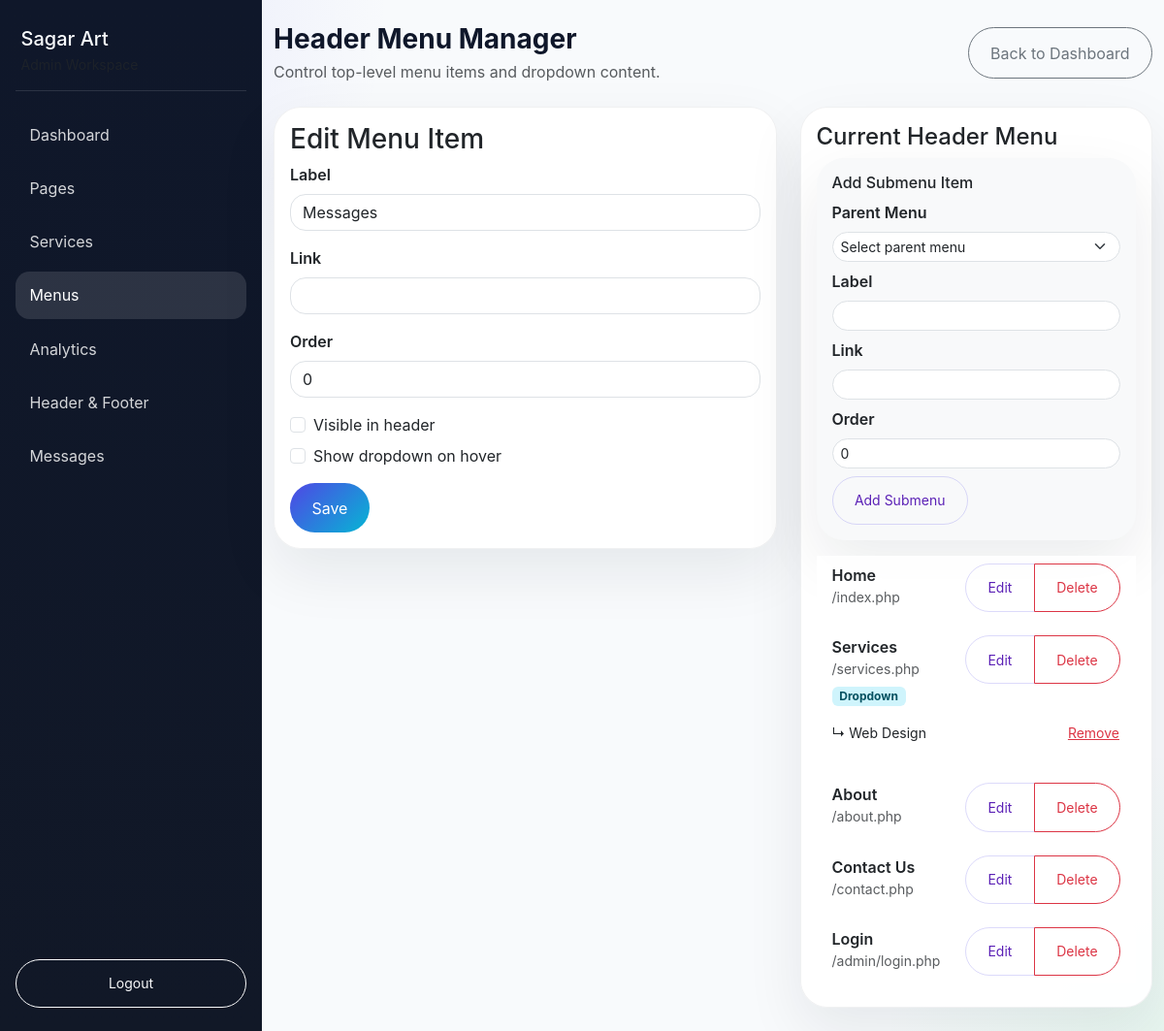
The app's page /admin/menu_form.php?id=1 (signed in) with its own data.
### tables this page shows
CREATE TABLE `menu_items` (
  `id` int(11) NOT NULL,
  `label` varchar(255) NOT NULL,
  `link` varchar(255) NOT NULL,
  `menu_order` int(11) NOT NULL DEFAULT 0,
  `is_active` tinyint(1) NOT NULL DEFAULT 1,
  `has_dropdown` tinyint(1) NOT NULL DEFAULT 0
);

CREATE TABLE `menu_children` (
  `id` int(11) NOT NULL,
  `parent_id` int(11) NOT NULL,
  `label` varchar(255) NOT NULL,
  `link` varchar(255) NOT NULL,
  `menu_order` int(11) NOT NULL DEFAULT 0,
  `is_active` tinyint(1) NOT NULL DEFAULT 1
);

### admin/menu_form.php (the view, shortened to what this page needs)
<?php
require '../includes/config.php';
$menuId = isset($_GET['id']) ? (int)$_GET['id'] : 0;
$item = null;
if ($menuId) {
    $stmt = $conn->prepare('SELECT id, label, link, menu_order, is_active, has_dropdown FROM menu_items WHERE id = ? LIMIT 1');
    $stmt->bind_param('i', $menuId);
    $stmt->execute();
    $item = $stmt->get_result()->fetch_assoc();
}
$items = $conn->query('SELECT id, label, link, menu_order, is_active, has_dropdown FROM menu_items ORDER BY menu_order ASC, id ASC');
?>
<!DOCTYPE html>
<html lang="en">
<head>
  <link href="https://cdn.jsdelivr.net/npm/bootstrap@5.3.3/dist/css/bootstrap.min.css" rel="stylesheet">
  <link rel="stylesheet" href="../assets/css/style.css">
</head>
<body class="admin-shell">
  <div class="admin-layout">
    <?php include 'includes/sidebar.php'; ?>
    <main class="admin-main">
      <div class="container-fluid py-4">
        <div class="d-flex justify-content-between align-items-center mb-4">
          <div>
            <h3 class="fw-bold mb-1">Header Menu Manager</h3>
            <p class="text-muted mb-0">Control top-level menu items and dropdown content.</p>
          </div>
          <a href="dashboard.php" class="btn btn-outline-secondary">Back to Dashboard</a>
        </div>
        <div class="row g-4">
          <div class="col-lg-7">
            <div class="card admin-card">
              <div class="card-body">
                <h3><?php echo $menuId ? 'Edit Menu Item' : 'Add Menu Item'; ?></h3>
                <form method="post">
                  <div class="mb-3">
                    <label class="form-label">Label</label>
                    <input type="text" name="label" class="form-control" value="<?php echo htmlspecialchars($item['label'] ?? ''); ?>" required>
                  </div>
                  <div class="mb-3">
                    <label class="form-label">Link</label>
                    <input type="text" name="link" class="form-control" value="<?php echo htmlspecialchars($item['link'] ?? ''); ?>" required>
                  </div>
                  <div class="mb-3">
                    <label class="form-label">Order</label>
                    <input type="number" name="menu_order" class="form-control" value="<?php echo (int)($item['menu_order'] ?? 0); ?>">
                  </div>
                  <div class="form-check mb-2">
                    <input class="form-check-input" type="checkbox" name="is_active" value="1" <?php echo (!empty($item['is_active']) ? 'checked' : ''); ?>>
                    <label class="form-check-label">Visible in header</label>
                  </div>
                  <div class="form-check mb-3">
                    <input class="form-check-input" type="checkbox" name="has_dropdown" value="1" <?php echo (!empty($item['has_dropdown']) ? 'checked' : ''); ?>>
                    <label class="form-check-label">Show dropdown on hover</label>
                  </div>
                  <button type="submit" class="btn btn-primary">Save</button>
                </form>
              </div>
            </div>
          </div>
          <div class="col-lg-5">
            <div class="card admin-card">
              <div class="card-body">
                <h4>Current Header Menu</h4>
                <div class="card border-0 bg-light mb-3">
                  <div class="card-body">
                    <h6 class="card-title">Add Submenu Item</h6>
                    <form method="post">
                      <div class="mb-2">
                        <label class="form-label">Parent Menu</label>
                        <select name="child_parent_id" class="form-select form-select-sm" required>
                          <option value="">Select parent menu</option>
                        </select>
                      </div>
                      <div class="mb-2">
                        <label class="form-label">Label</label>
                        <input type="text" name="child_label" class="form-control form-control-sm" required>
                      </div>
                      <div class="mb-2">
                        <label class="form-label">Link</label>
                        <input type="text" name="child_link" class="form-control form-control-sm" required>
                      </div>
                      <div class="mb-2">
                        <label class="form-label">Order</label>
                        <input type="number" name="child_order" class="form-control form-control-sm" value="0">
                      </div>
                      <button type="submit" class="btn btn-sm btn-outline-primary">Add Submenu</button>
                    </form>
                  </div>
                </div>
                <ul class="list-group list-group-flush">
                  <?php while ($row = $items->fetch_assoc()): ?>
                    <li class="list-group-item">
                      <div class="d-flex justify-content-between align-items-start gap-2">
                        <div>
                          <div class="fw-semibold"><?php echo htmlspecialchars($row['label']); ?></div>
                          <div class="small text-muted"><?php echo htmlspecialchars($row['link']); ?></div>
                          <?php if (!empty($row['has_dropdown'])): ?><span class="badge bg-info-subtle text-info-emphasis mt-2">Dropdown</span><?php endif; ?>
                        </div>
                        <div class="btn-group btn-group-sm">
                          <a href="menu_form.php?id=<?php echo (int)$row['id']; ?>" class="btn btn-outline-primary">Edit</a>
                          <a href="menu_form.php?delete=<?php echo (int)$row['id']; ?>" class="btn btn-outline-danger" onclick="return confirm('Delete this menu item?');">Delete</a>
                        </div>
                      </div>
                      <?php
                      $childRows = $conn->query('SELECT id, label, link FROM menu_children WHERE parent_id = ' . (int)$row['id'] . ' AND is_active = 1 ORDER BY menu_order ASC, id ASC');
                      if ($childRows && $childRows->num_rows > 0):
                      ?>
                        <ul class="list-group list-group-flush mt-2">
                          <?php while ($childRow = $childRows->fetch_assoc()): ?>
                            <li class="list-group-item px-0 py-2 d-flex justify-content-between align-items-center">
                              <span class="small">↳ <?php echo htmlspecialchars($childRow['label']); ?></span>
                              <a href="menu_form.php?child_delete=<?php echo (int)$childRow['id']; ?>" class="btn btn-link btn-sm p-0 text-danger" onclick="return confirm('Remove this submenu item?');">Remove</a>
                            </li>
                          <?php endwhile; ?>
                        </ul>
                      <?php endif; ?>
                    </li>
                  <?php endwhile; ?>
                </ul>
              </div>
            </div>
          </div>
        </div>
      </div>
    </main>
  </div>
</body>
</html>

### assets/css/style.css (style rules this page uses)
:root { --bg-base: #f9fbff; --bg-surface: rgba(255, 255, 255, 0.95); --text-base: #0f172a; --text-muted: #475569; --accent-strong: #5b21b6; --accent-soft: #3b82f6; --accent-fade: #a78bfa; --shadow-soft: 0 24px 60px rgba(15, 23, 42, 0.08); }
* { box-sizing: border-box; }
body { margin: 0; font-family: 'Inter', 'Segoe UI', Arial, sans-serif; background: radial-gradient(circle at top left, rgba(59, 130, 246, 0.12), transparent 28%), radial-gradient(circle at bottom right, rgba(139, 92, 246, 0.14), transparent 22%), var(--bg-base); color: var(--text-base); }
a { color: inherit; }
.card, .admin-card, .footer-card { border: 0; border-radius: 1.75rem; background: var(--bg-surface); box-shadow: var(--shadow-soft); }
.btn { border-radius: 999px; padding: 0.85rem 1.4rem; }
.btn-primary, .btn-primary:focus, .btn-primary:hover { background: linear-gradient(135deg, #4f46e5, #06b6d4); border: none; color: #fff; }
.btn-outline-primary { color: var(--accent-strong); border-color: rgba(79, 70, 229, 0.2); }
.btn-secondary, .btn-outline-secondary { border-radius: 999px; }
.admin-shell { background: radial-gradient(circle at top left, rgba(99, 102, 241, 0.14), transparent 25%), radial-gradient(circle at bottom right, rgba(34, 197, 94, 0.08), transparent 18%), #f8fafc; min-height: 100vh; }
.admin-layout { display: flex; min-height: 100vh; }
.admin-main { flex: 1; min-width: 0; }
.admin-shell .btn-outline-secondary, .admin-shell .btn-outline-primary, .admin-shell .btn-outline-info, .admin-shell .btn-outline-success, .admin-shell .btn-outline-danger { border-radius: 999px; }
.admin-shell .card { border: 1px solid rgba(15, 23, 42, 0.06); }
.form-control, .form-select { border-radius: 1rem; }
.form-label { font-weight: 600; }
.list-group-item { border: none; border-radius: 1rem; margin-bottom: 0.5rem; background: rgba(255, 255, 255, 0.92); }

### records on screen
menu_items: label "Home", link "/index.php"
menu_items: label "Services", link "/services.php", has_dropdown "Dropdown"
menu_children: label "Web Design"
menu_items: label "About", link "/about.php"
menu_items: label "Contact Us", link "/contact.php"
menu_items: label "Login", link "/admin/login.php"

### other values on screen
$item['label'] "Dashboard"
$item['label'] "Pages"
$item['label'] "Services"
$item['label'] "Menus"
$item['label'] "Analytics"
$item['label'] "Header & Footer"
$item['label'] "Messages"
